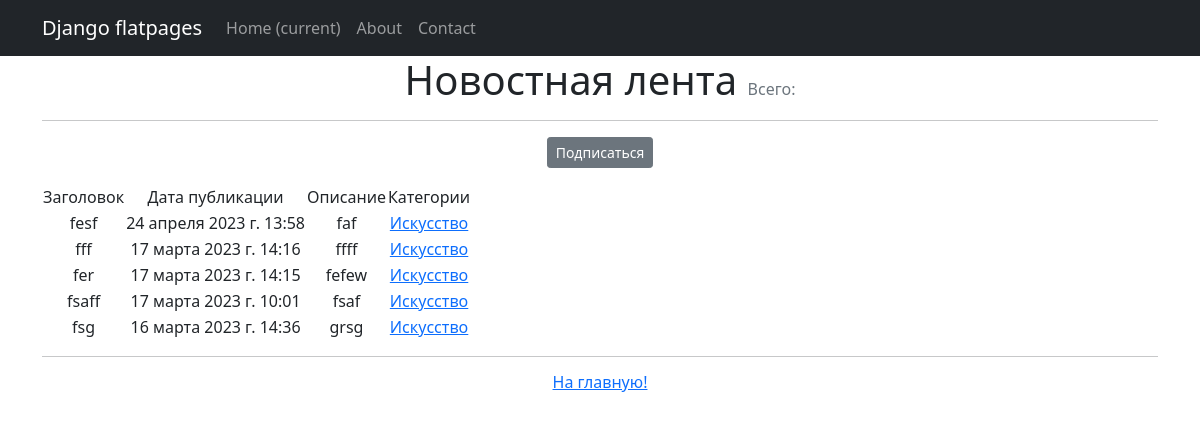
Screenshot of /news/categories/3 with the database file from the repository.
### appnews/models.py (models this page shows, shortened)
class Post(models.Model):
    author = models.ForeignKey(Author, on_delete=models.CASCADE)
    NEWS = 'NW'
    ARTICLE = 'AR'
    CATEGORY_CHOIESES = (
        (NEWS, 'Новость'),
        (ARTICLE, 'Статья')
    )
    categoryType = models.CharField(max_length=2, choices=CATEGORY_CHOIESES, default=ARTICLE)
    dateCreation = models.DateTimeField(auto_now_add=True)
    postCategory = models.ManyToManyField('Category', through='PostCategory')
    title = models.CharField(max_length=128)
    text = models.TextField()
    rating = models.SmallIntegerField(default=0)
    class Meta:
        verbose_name = 'Пост'
        verbose_name_plural = 'Посты'

class Category(models.Model):
    name = models.CharField(max_length=128, unique=True)
    subscribers = models.ManyToManyField(User, related_name='categories', blank=True)
    def __str__(self):
        return self.name.title()

### appnews/views.py (the view)
# urls.py: path("categories/<int:pk>", CategoryListView.as_view(), name='category_list'),
class CategoryListView(ListView):
    model = Post
    template_name = 'category_list.html'
    context_object_name = 'category_news_list'
    def get_queryset(self):
        self.category = get_object_or_404(Category, id=self.kwargs['pk'])
        queryset = Post.objects.filter(postCategory=self.category).order_by('-dateCreation')
        return queryset
    def get_context_data(self, **kwargs):
        context = super().get_context_data(**kwargs)
        context['is_not_subscriber'] = self.request.user not in self.category.subscribers.all()
        context['category'] = self.category
        return context

### templates/category_list.html (shortened to what this page needs)
{% extends 'flatpages/default.html' %}
{% load custom_filters %}
{% load custom_tags %}
{% block content %}
   <h1 class="text-center">Новостная лента <span class="text-muted fs-6 fw-normal">Всего: {{ page_obj.paginator.count }}</span></h1>
   <hr>
    {% if is_not_subscriber %}
    <p class="text-center"><a href="{% url 'subscribe' category.id %}" class="btn btn-secondary btn-sm">Подписаться</a></p>
    {% else %}
    <p class="text-center"><a href="{% url 'unsubscribe' category.id %}" class="btn btn-secondary btn-sm">Отписаться</a></p>
    {% endif %}
   {% if category_news_list %}
       <table>
           <tr>
               <td>Заголовок</td>
               <td>Дата публикации</td>
               <td>Описание</td>
               <td>Категории</td>
           </tr>
           {% for i in category_news_list %}
           <tr>
               <td>{{ i.title }}</td>
               <td>{{ i.dateCreation }}</td>
               <td>{{ i.text|truncatechars:15 }}</td>
               <td>
                   {% for postCategory in i.postCategory.all %}
                    <a href="{% url 'category_list' category.id %}"> {{ category }}</a>
                   {% endfor %}
               </td>
               <td>
                </td>
           </tr>
           {% endfor %}
       </table>
 <hr>
   {% else %}
       <h2>Товаров нет!</h2>
   {% endif %}
<h6><a href="{% url 'start_new' %}"> На главную! </a></h6>
{% endblock content %}

### rows the page displays
Post: title "fesf", dateCreation "24 апреля 2023 г. 13:58", text "faf"
Category: name "Искусство"
Post: title "fff", dateCreation "17 марта 2023 г. 14:16", text "ffff"
Post: title "fer", dateCreation "17 марта 2023 г. 14:15", text "fefew"
Post: title "fsaff", dateCreation "17 марта 2023 г. 10:01", text "fsaf"
Post: title "fsg", dateCreation "16 марта 2023 г. 14:36", text "grsg"
